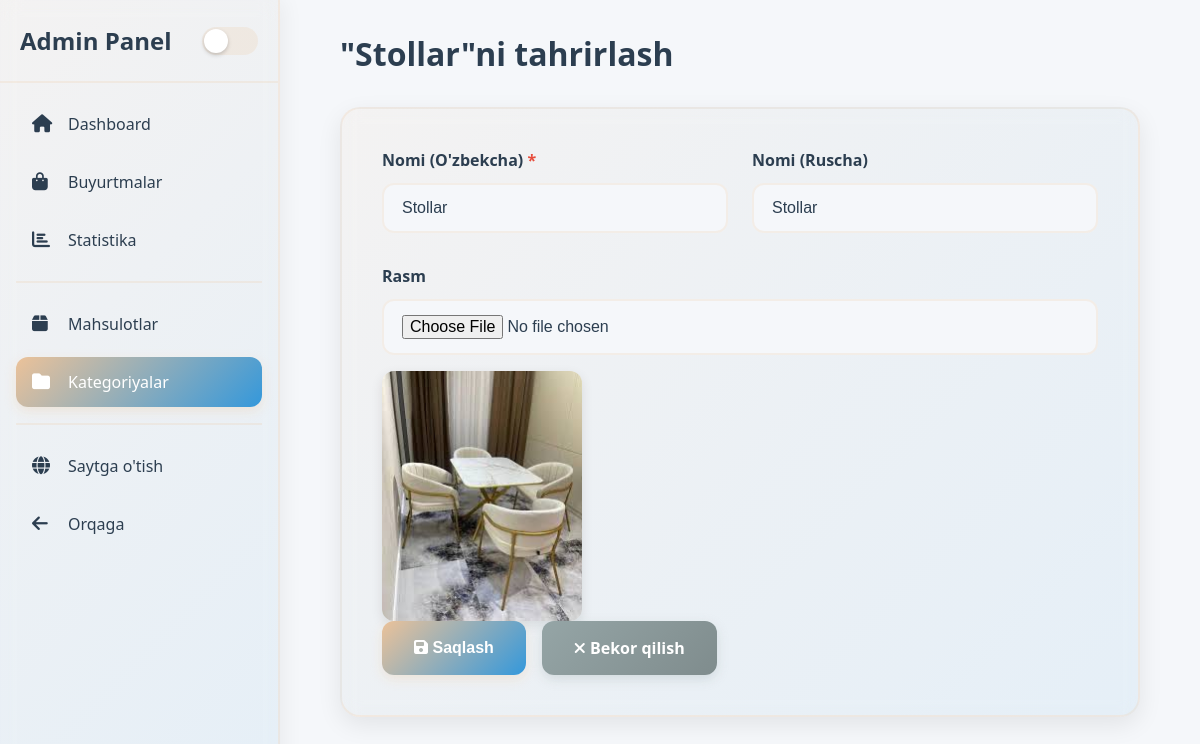
The page /categories/2/edit/ (signed in) on the database its author committed.
### main/models.py (models this page shows, shortened)
class Category(models.Model):
    name_uz = models.CharField(max_length=100)
    name_ru = models.CharField(max_length=100, blank=True)
    image = models.ImageField(upload_to='categories/')

### main/views.py (the view)
# urls.py: path('categories/<int:pk>/edit/', views.admin_category_edit, name='admin_category_edit'),
@login_required
@admin_required
@admin_required
def admin_category_edit(request, pk):
    category = get_object_or_404(Category, pk=pk)
    if request.method == 'POST':
        form = CategoryForm(request.POST, request.FILES, instance=category)
        if form.is_valid():
            form.save()
            messages.success(request, 'Kategoriya yangilandi!')
            return redirect('admin_categories')
    else:
        form = CategoryForm(instance=category)
    return render(request, 'admin/category_form.html', {'form': form})

### main/context_processors.py (called while the page is built)
def cart_count(request):
    count = 0
    if request.user.is_authenticated:
        count = BasketItem.objects.filter(user=request.user).aggregate(total=Sum('quantity'))['total'] or 0
    return {'cart_count': count}

### main/views.py (called while the page is built)
def admin_required(view_func):
    @wraps(view_func)
    def wrapped_view(request, *args, **kwargs):
        if not request.user.is_authenticated or not (request.user.is_staff or request.user.is_superuser):
            messages.error(request, "Siz admin emasiz!")
            return redirect('/')
        return view_func(request, *args, **kwargs)
    return wrapped_view

### main/templates/admin/category_form.html (shortened to what this page needs)
{% extends "admin/abase.html" %}
{% block content %}
<div class="form-container">
    <h1 class="page-title">
        {% if form.instance.id %}
        "{{ form.instance.name_uz }}"ni tahrirlash
        {% else %}
        Yangi kategoriya qo'shish
        {% endif %}
    </h1>
    <form method="post" enctype="multipart/form-data" class="form-card">
        <div class="form-grid form-grid-2">
            <div class="form-group">
                <label class="form-label">Nomi (O'zbekcha) <span style="color: #e74c3c;">*</span></label>
                {{ form.name_uz }}
            </div>
            <div class="form-group">
                <label class="form-label">Nomi (Ruscha)</label>
                {{ form.name_ru }}
            </div>
        </div>
        <div class="form-group">
            <label class="form-label">Rasm</label>
            {{ form.image }}
            {% if form.instance.image %}
            <div class="image-preview">
                <img src="{{ form.instance.image.url }}" alt="Preview">
            </div>
            {% endif %}
        </div>
        <div class="form-actions">
            <button type="submit" class="btn btn-primary">
                <i class="fas fa-save"></i> Saqlash
            </button>
            <a href="{% url 'admin_categories' %}" class="btn btn-secondary">
                <i class="fas fa-times"></i> Bekor qilish
            </a>
        </div>
    </form>
</div>
{% endblock %}

### main/templates/admin/abase.html (style rules this page uses)
:root { --primary: #ECC299; --secondary: #3498db; --bg: #f5f7fa; --sidebar: #ffffff; --text: #2c3e50; --shadow: 0 2px 10px rgba(0, 0, 0, 0.08); }
* { margin: 0; padding: 0; box-sizing: border-box; }
body { background: var(--bg); color: var(--text); font-family: "Segoe UI", sans-serif; transition: background 0.3s, color 0.3s; }

### main/templates/admin/category_form.html (style rules this page uses)
.form-container { max-width: 800px; margin: 0 auto; }
.page-title { font-size: 2rem; font-weight: 700; color: var(--text); margin-bottom: 32px; }
.form-card { background: linear-gradient(135deg, rgba(236, 194, 153, 0.08) 0%, rgba(52, 152, 219, 0.08) 100%); border: 2px solid rgba(236, 194, 153, 0.2); border-radius: 20px; padding: 40px; backdrop-filter: blur(10px); box-shadow: 0 8px 24px rgba(0, 0, 0, 0.08); }
.form-grid { display: grid; grid-template-columns: repeat(1, 1fr); gap: 24px; margin-bottom: 32px; }
@media (min-width: 768px) { .form-grid-2 { grid-template-columns: repeat(2, 1fr); } }
.form-group { display: flex; flex-direction: column; }
.form-label { font-size: 1rem; font-weight: 600; color: var(--text); margin-bottom: 12px; }
.form-control { padding: 14px 18px; border: 2px solid rgba(236, 194, 153, 0.2); border-radius: 12px; background: var(--bg); color: var(--text); font-size: 1rem; transition: all 0.3s; }
.image-preview { margin-top: 16px; border-radius: 12px; overflow: hidden; box-shadow: 0 4px 12px rgba(0, 0, 0, 0.1); max-width: 200px; }
.image-preview img { width: 100%; height: auto; display: block; }
.form-actions { display: flex; gap: 16px; flex-wrap: wrap; }
.btn { padding: 16px 32px; border-radius: 12px; font-weight: 700; font-size: 1rem; text-decoration: none; text-align: center; cursor: pointer; transition: all 0.3s; border: none; position: relative; overflow: hidden; }
.btn::before { content: ''; position: absolute; top: 50%; left: 50%; width: 0; height: 0; border-radius: 50%; background: rgba(255, 255, 255, 0.2); transform: translate(-50%, -50%); transition: width 0.6s, height 0.6s; }
.btn-primary { background: linear-gradient(135deg, var(--primary) 0%, var(--secondary) 100%); color: white; box-shadow: 0 4px 12px rgba(236, 194, 153, 0.3); }
.btn-secondary { background: linear-gradient(135deg, #95a5a6 0%, #7f8c8d 100%); color: white; box-shadow: 0 4px 12px rgba(149, 165, 166, 0.3); }

### rows shown on the page
Category: instance.name_uz "Stollar", name_uz "Stollar", name_ru "Stollar", instance.image (picture)
